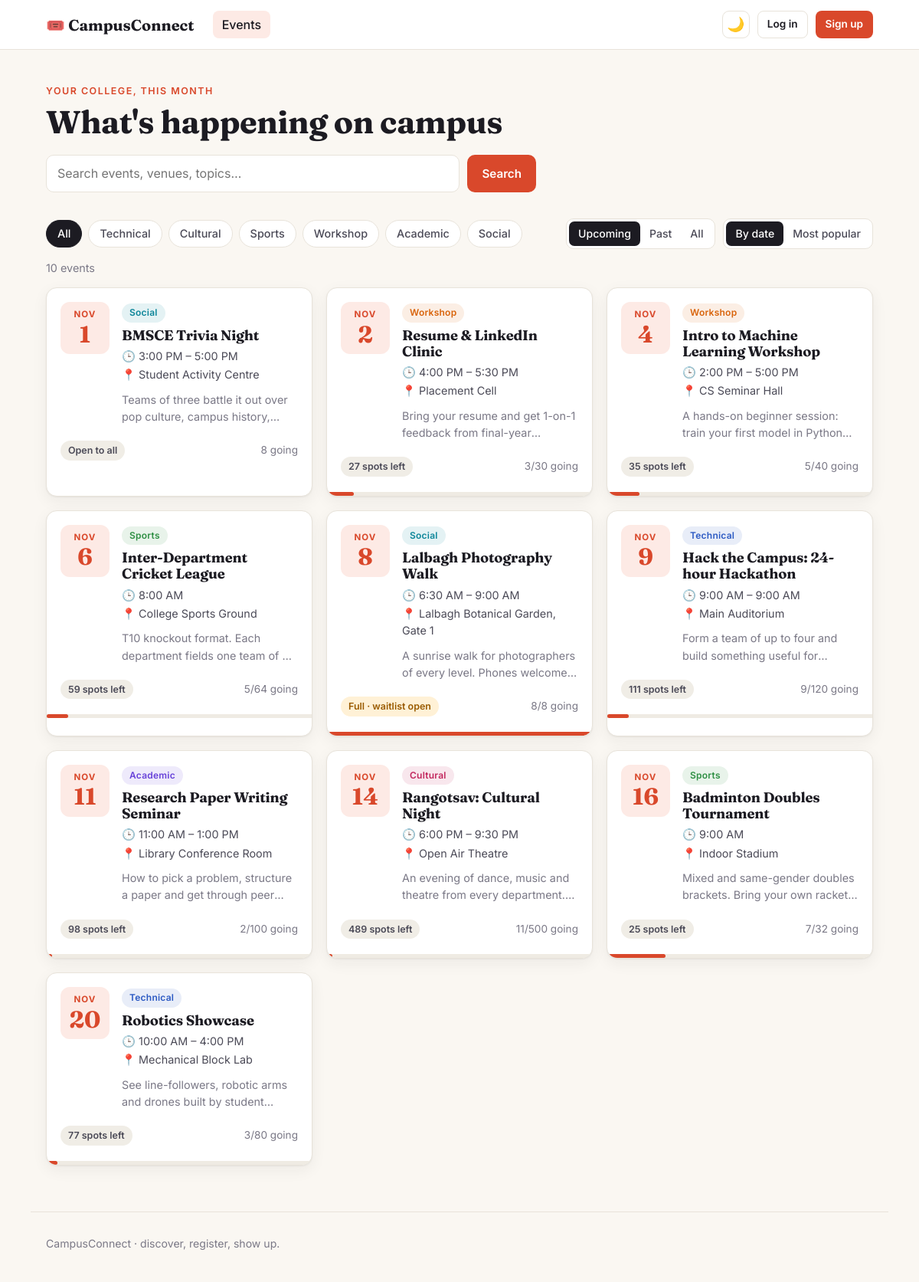
The page / on the database its author committed.
### tables this page shows
CREATE TABLE events (
    id INTEGER PRIMARY KEY AUTOINCREMENT,
    title TEXT NOT NULL,
    description TEXT NOT NULL,
    category TEXT NOT NULL,
    event_date TEXT NOT NULL,
    start_time TEXT NOT NULL,
    end_time TEXT,
    venue TEXT NOT NULL,
    capacity INTEGER NOT NULL DEFAULT 0,
    organizer_id INTEGER NOT NULL REFERENCES users(id) ON DELETE CASCADE,
    created_at TEXT NOT NULL
);

### backend/app.py (the view)
@app.route("/")
def index():
    q = request.args.get("q", "").strip()
    cat = request.args.get("category", "")
    when = request.args.get("when", "upcoming")
    sort = request.args.get("sort", "date")
    if when not in ("upcoming", "past", "all"):
        when = "upcoming"
    if sort not in ("date", "popular"):
        sort = "date"
    sql, params = EVENT_SQL + " WHERE 1=1", []
    if q:
        sql += " AND (e.title LIKE ? OR e.description LIKE ? OR e.venue LIKE ?)"
        params += [f"%{q}%"] * 3
    if cat in CATEGORIES:
        sql += " AND e.category = ?"
        params.append(cat)
    if when == "upcoming":
        sql += " AND e.event_date >= ?"
        params.append(today_iso())
    elif when == "past":
        sql += " AND e.event_date < ?"
        params.append(today_iso())
    if sort == "popular":
        sql += " ORDER BY confirmed DESC, e.event_date ASC"
    elif when == "past":
        sql += " ORDER BY e.event_date DESC, e.start_time"
    else:
        sql += " ORDER BY e.event_date ASC, e.start_time ASC"
    db = get_db()
    events = [decorate(r) for r in db.execute(sql, params).fetchall()]
    my_regs = {}
    if g.user and g.user["role"] == "student":
        rows = db.execute("SELECT event_id, status FROM registrations WHERE user_id = ?",
                          (g.user["id"],)).fetchall()
        my_regs = {r["event_id"]: dict(r) for r in rows}
    return render_template("index.html", events=events, my_regs=my_regs,
                           q=q, cat=cat if cat in CATEGORIES else "", when=when, sort=sort)

### backend/app.py (called while the page is built, shortened)
def get_db():
    if "db" not in g:
        g.db = sqlite3.connect(DB_PATH)
        g.db.row_factory = sqlite3.Row
        g.db.execute("PRAGMA foreign_keys = ON")
    return g.db

def today_iso():
    return date.today().isoformat()

def _d(s):
    return datetime.strptime(s, "%Y-%m-%d")

@app.template_filter("mon")
def mon(s):
    return _d(s).strftime("%b").upper()

@app.template_filter("dayn")
def dayn(s):
    return str(_d(s).day)

@app.template_filter("ftime")
def ftime(s):
    if not s:
        return ""
    t = datetime.strptime(s, "%H:%M")
    return f"{t.hour % 12 or 12}:{t.minute:02d} {'AM' if t.hour < 12 else 'PM'}"

@app.context_processor
def inject_globals():
    return {"CATEGORIES": CATEGORIES, "today": today_iso(), "csrf_token": csrf_token}

@app.before_request
def load_user_and_check_csrf():
    g.user = None
    uid = session.get("user_id")
    if uid:
        g.user = get_db().execute("SELECT * FROM users WHERE id = ?", (uid,)).fetchone()
        if g.user is None:
            session.pop("user_id", None)

def decorate(row):
    e = dict(row)
    cap = e["capacity"]
    e["is_past"] = e["event_date"] < today_iso()
    e["unlimited"] = cap == 0
    e["spots_left"] = None if cap == 0 else max(cap - e["confirmed"], 0)
    e["is_full"] = cap > 0 and e["confirmed"] >= cap
    e["fill_pct"] = 0 if cap == 0 else min(100, round(100 * e["confirmed"] / cap))
    return e

### frontend/templates/index.html (shortened to what this page needs)
{% extends "base.html" %}
{% from "_macros.html" import event_card %}
{% block content %}
<section class="hero">
  <p class="eyebrow">Your college, this month</p>
  <h1>What's happening on campus</h1>
  <form class="searchbar" method="get" action="{{ url_for('index') }}">
    <input type="search" name="q" value="{{ q }}" placeholder="Search events, venues, topics…" aria-label="Search events">
    <button class="btn btn-primary">Search</button>
  </form>
</section>
<section class="filters">
  <div class="pills" aria-label="Category">
    <a class="pill {{ 'on' if not cat }}" href="{{ url_for('index', q=q or None, when=when, sort=sort) }}">All</a>
    {% for c in CATEGORIES %}
      <a class="pill pill-{{ c|lower }} {{ 'on' if cat == c }}" href="{{ url_for('index', q=q or None, category=c, when=when, sort=sort) }}">{{ c }}</a>
    {% endfor %}
  </div>
  <div class="filters-right">
    <div class="seg" aria-label="When">
      {% for key, label in [('upcoming', 'Upcoming'), ('past', 'Past'), ('all', 'All')] %}
        <a class="{{ 'on' if when == key }}" href="{{ url_for('index', q=q or None, category=cat or None, when=key, sort=sort) }}">{{ label }}</a>
      {% endfor %}
    </div>
    <div class="seg" aria-label="Sort">
      <a class="{{ 'on' if sort == 'date' }}" href="{{ url_for('index', q=q or None, category=cat or None, when=when, sort='date') }}">By date</a>
      <a class="{{ 'on' if sort == 'popular' }}" href="{{ url_for('index', q=q or None, category=cat or None, when=when, sort='popular') }}">Most popular</a>
    </div>
  </div>
</section>
<p class="result-count">{{ events|length }} event{{ '' if events|length == 1 else 's' }}{% if q %} matching “{{ q }}”{% endif %}{% if cat %} in {{ cat }}{% endif %}</p>
{% if events %}
  <div class="grid">
    {% for e in events %}{{ event_card(e, my_regs.get(e.id)) }}{% endfor %}
  </div>
{% else %}
  <div class="empty">
    <h3>No events found</h3>
    <p>Try a different search or clear the filters.</p>
    <a class="btn btn-ghost" href="{{ url_for('index') }}">Clear filters</a>
  </div>
{% endif %}
{% endblock %}

### frontend/templates/_macros.html
{% macro status_badge(e, reg) -%}
  {%- if reg and reg.status == 'confirmed' -%}<span class="badge badge-ok">✓ Registered</span>
  {%- elif reg -%}<span class="badge badge-warn">On waitlist</span>
  {%- elif e.is_past -%}<span class="badge badge-muted">Ended</span>
  {%- elif e.is_full -%}<span class="badge badge-warn">Full · waitlist open</span>
  {%- elif e.unlimited -%}<span class="badge">Open to all</span>
  {%- else -%}<span class="badge">{{ e.spots_left }} spot{{ '' if e.spots_left == 1 else 's' }} left</span>
  {%- endif -%}
{%- endmacro %}
{% macro event_card(e, reg) %}
<article class="card">
  <a class="card-link" href="{{ url_for('event_detail', event_id=e.id) }}">
    <div class="datebox"><span class="mon">{{ e.event_date|mon }}</span><span class="day">{{ e.event_date|dayn }}</span></div>
    <div class="card-body">
      <span class="chip cat-{{ e.category|lower }}">{{ e.category }}</span>
      <h3>{{ e.title }}</h3>
      <p class="meta">🕒 {{ e.start_time|ftime }}{% if e.end_time %} – {{ e.end_time|ftime }}{% endif %}</p>
      <p class="meta">📍 {{ e.venue }}</p>
      <p class="blurb">{{ e.description }}</p>
    </div>
    <div class="card-foot">
      {{ status_badge(e, reg) }}
      <span class="count">{{ e.confirmed }}{% if not e.unlimited %}/{{ e.capacity }}{% endif %} going</span>
    </div>
    {% if not e.unlimited %}<div class="meter"><span style="width: {{ e.fill_pct }}%"></span></div>{% endif %}
  </a>
</article>
{% endmacro %}

### rows shown on the page
events: event_date|mon "NOV", event_date|dayn "1", category "Social", title "BMSCE Trivia Night", start_time|ftime "3:00 PM", end_time|ftime "5:00 PM", venue "Student Activity Centre", description "Teams of three battle it out over pop culture, campus…", shows "Open to all", confirmed "8"
events: event_date|mon "NOV", event_date|dayn "2", category "Workshop", title "Resume & LinkedIn Clinic", start_time|ftime "4:00 PM", end_time|ftime "5:30 PM", venue "Placement Cell", description "Bring your resume and get 1-on-1 feedback from…", spots_left "27", spots_left "s", confirmed "3", capacity "30", {{ e.fill_pct }} 10 (drawn)
events: event_date|mon "NOV", event_date|dayn "4", category "Workshop", title "Intro to Machine Learning Workshop", start_time|ftime "2:00 PM", end_time|ftime "5:00 PM", venue "CS Seminar Hall", description "A hands-on beginner session: train your first model in…", spots_left "35", spots_left "s", confirmed "5", capacity "40", {{ e.fill_pct }} 12 (drawn)
events: event_date|mon "NOV", event_date|dayn "6", category "Sports", title "Inter-Department Cricket League", start_time|ftime "8:00 AM", venue "College Sports Ground", description "T10 knockout format. Each department fields one team of…", spots_left "59", spots_left "s", confirmed "5", capacity "64", {{ e.fill_pct }} 8 (drawn)
events: event_date|mon "NOV", event_date|dayn "8", category "Social", title "Lalbagh Photography Walk", start_time|ftime "6:30 AM", end_time|ftime "9:00 AM", venue "Lalbagh Botanical Garden, Gate 1", description "A sunrise walk for photographers of every level. Phones…", shows "Full · waitlist open", confirmed "8", capacity "8", {{ e.fill_pct }} 100 (drawn)
events: event_date|mon "NOV", event_date|dayn "9", category "Technical", title "Hack the Campus: 24-hour Hackathon", start_time|ftime "9:00 AM", end_time|ftime "9:00 AM", venue "Main Auditorium", description "Form a team of up to four and build something useful…", spots_left "111", spots_left "s", confirmed "9", capacity "120", {{ e.fill_pct }} 8 (drawn)
events: event_date|mon "NOV", event_date|dayn "11", category "Academic", title "Research Paper Writing Seminar", start_time|ftime "11:00 AM", end_time|ftime "1:00 PM", venue "Library Conference Room", description "How to pick a problem, structure a paper and get through…", spots_left "98", spots_left "s", confirmed "2", capacity "100"
events: event_date|mon "NOV", event_date|dayn "14", category "Cultural", title "Rangotsav: Cultural Night", start_time|ftime "6:00 PM", end_time|ftime "9:30 PM", venue "Open Air Theatre", description "An evening of dance, music and theatre from every…", spots_left "489", spots_left "s", confirmed "11", capacity "500", {{ e.fill_pct }} 2 (drawn)
events: event_date|mon "NOV", event_date|dayn "16", category "Sports", title "Badminton Doubles Tournament", start_time|ftime "9:00 AM", venue "Indoor Stadium", description "Mixed and same-gender doubles brackets. Bring your own…", spots_left "25", spots_left "s", confirmed "7", capacity "32", {{ e.fill_pct }} 22 (drawn)
events: event_date|mon "NOV", event_date|dayn "20", category "Technical", title "Robotics Showcase", start_time|ftime "10:00 AM", end_time|ftime "4:00 PM", venue "Mechanical Block Lab", description "See line-followers, robotic arms and drones built by…", spots_left "77", spots_left "s", confirmed "3", capacity "80", {{ e.fill_pct }} 4 (drawn)

### other values the page prints
{{ c }} "Technical" "Cultural" "Sports" "Workshop" "Academic" "Social"
{{ label }} "Upcoming" "Past" "All"
{{ events|length }} "10"
{{ '' if events|length == 1 else 's' }} "s"
